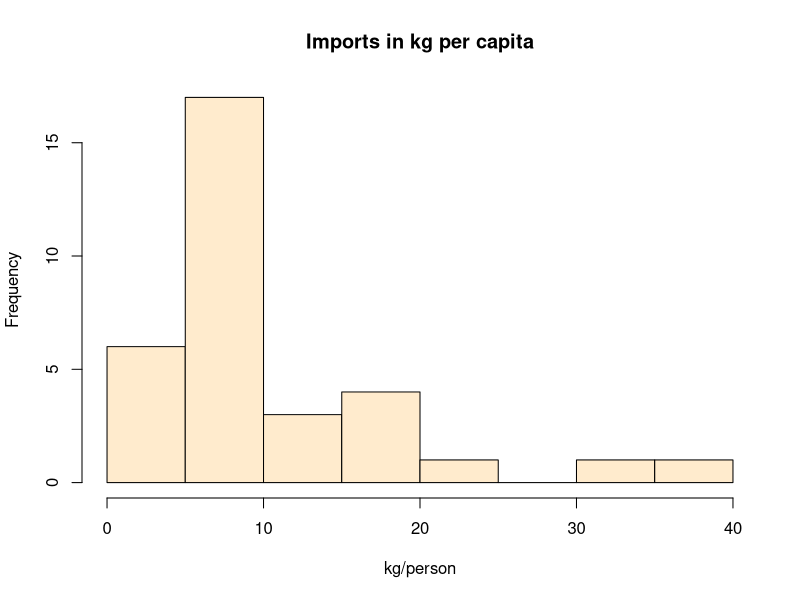
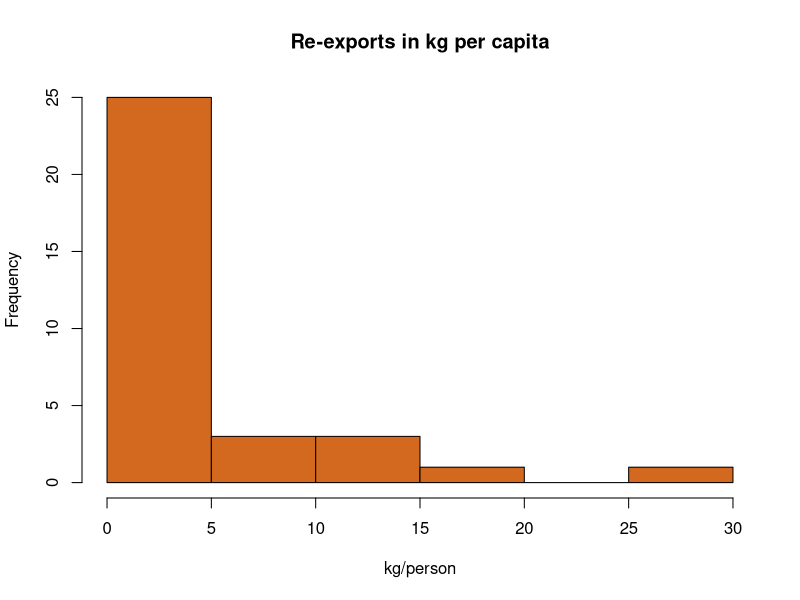
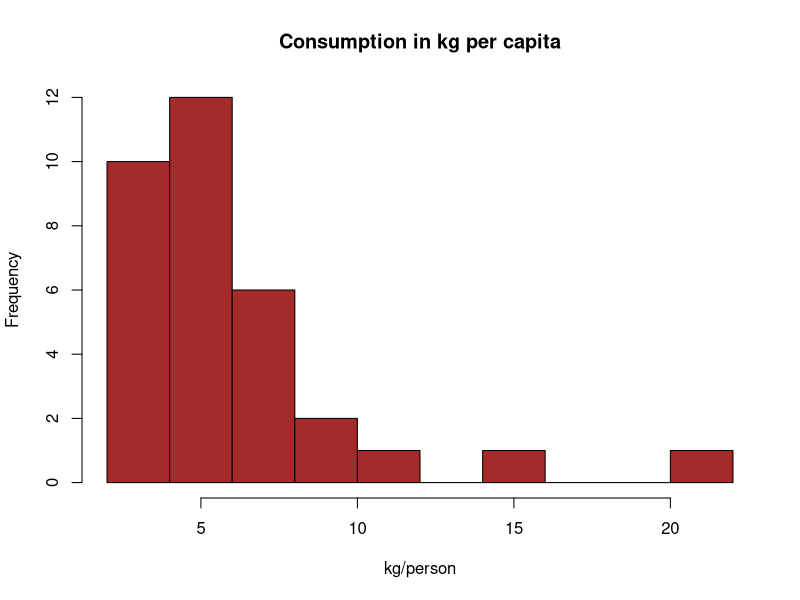
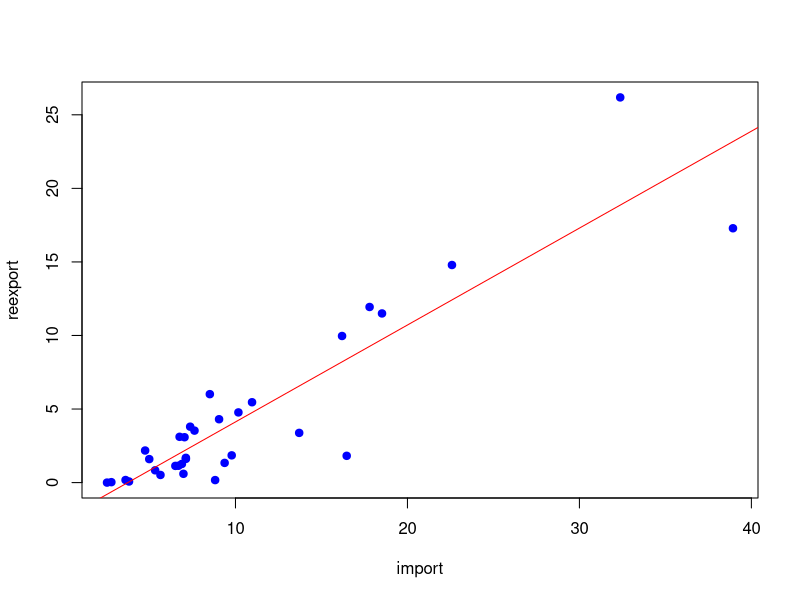
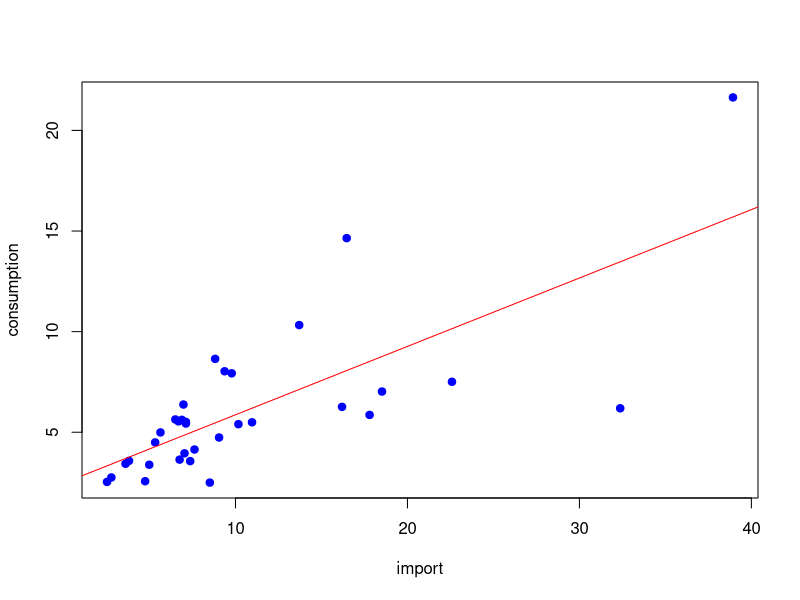

Write the R code that produced these figures, in order.
## ---- chunk 1
coffee_data <- read.csv(file="datasets/Coffee_Dataset_2019.csv")
coffee_data
summary(coffee_data)
hist(coffee_data$imports,
     col = "blanchedalmond",
     main = "Imports in kg per capita",
     xlab = "kg/person"
)
hist(coffee_data$reexports,
     col = "chocolate",
     main = "Re-exports in kg per capita",
     xlab = "kg/person"
)
hist(coffee_data$consumption,
     col = "brown",
     main = "Consumption in kg per capita",
     xlab = "kg/person"
)
## ---- chunk 2
mu <- mean(coffee_data$imports)
sigma <- sd(coffee_data$imports)
ks.test(coffee_data$imports, "pnorm", mu, sigma)
## ---- chunk 3
mu <- mean(coffee_data$consumption)
sigma <- sd(coffee_data$consumption)
ks.test(coffee_data$consumption, "pnorm", mu, sigma)
## ---- chunk 4
us_mean <- coffee_data$consumption[32] # index of United States row
european_data <- coffee_data$consumption[0:31]
t.test(european_data, mu=us_mean, alternative = "greater")
## ---- chunk 5
import <- coffee_data$imports
reexport <- coffee_data$reexports
import_reexport_lm <- lm(reexport~import)
plot(import, reexport, pch=19, col="blue")
abline(import_reexport_lm, col = "red")
print(summary(import_reexport_lm))
## ---- chunk 6
cat("Correlation coefficient between re-export and import is: ", cor(reexport, import))
## ---- chunk 7
consumption <- coffee_data$consumption
consumption_reexport_lm <- lm(consumption~import)
plot(import, consumption, pch=19, col="blue")
abline(consumption_reexport_lm, col = "red")
print(summary(consumption_reexport_lm))
## ---- chunk 8
cat("Correlation coefficient between consumption and import is: ", cor(consumption, import))
